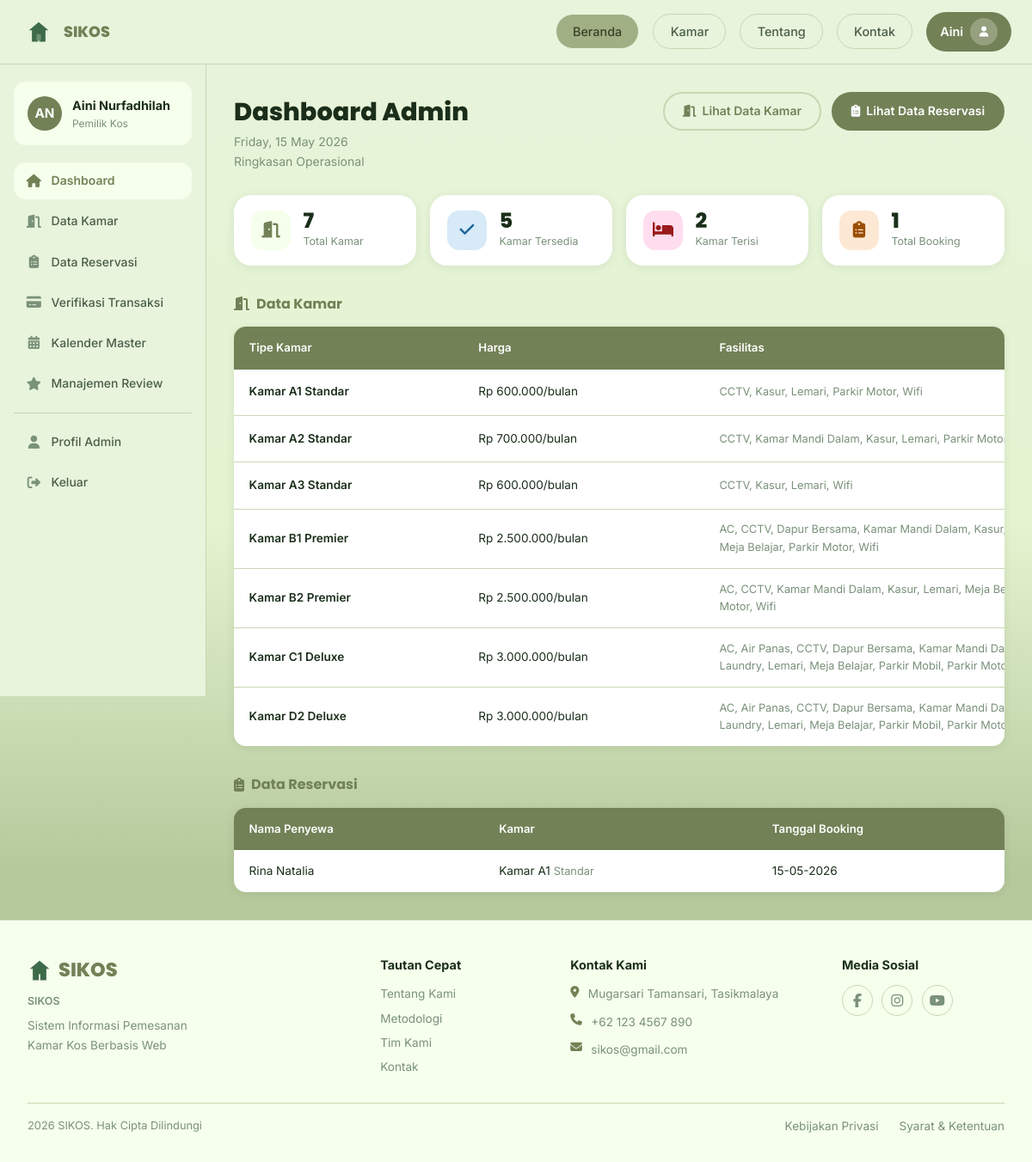
The page /pages/admin/dashboard.php (signed in) on the database its author committed.
### tables this page shows
CREATE TABLE IF NOT EXISTS booking (
    id_booking INT AUTO_INCREMENT PRIMARY KEY,
    kode_booking VARCHAR(30) NOT NULL UNIQUE,
    id_penyewa INT NOT NULL,
    id_kamar INT NOT NULL,
    nama_penyewa VARCHAR(100),
    no_hp_penyewa VARCHAR(20),
    email_penyewa VARCHAR(100),
    pekerjaan VARCHAR(100),
    alamat_asal TEXT,
    tanggal_pemesanan TIMESTAMP DEFAULT CURRENT_TIMESTAMP,
    tanggal_mulai DATE NOT NULL,
    durasi_bulan INT NOT NULL DEFAULT 1,
    tanggal_selesai DATE NOT NULL,
    total_harga DECIMAL(12,2) NOT NULL,
    metode_pembayaran ENUM('Transfer BRI','Transfer BNI','GoPay') DEFAULT 'Transfer BRI',
    status ENUM('Pending','Aktif','Ditolak','Selesai','Dibatalkan') NOT NULL DEFAULT 'Pending',
    catatan TEXT,
    created_at TIMESTAMP DEFAULT CURRENT_TIMESTAMP,
    updated_at TIMESTAMP DEFAULT CURRENT_TIMESTAMP ON UPDATE CURRENT_TIMESTAMP,
    FOREIGN KEY (id_penyewa) REFERENCES penyewa(id_penyewa) ON DELETE CASCADE,
    FOREIGN KEY (id_kamar) REFERENCES kamar(id_kamar) ON DELETE CASCADE
);

CREATE TABLE IF NOT EXISTS penyewa (
    id_penyewa INT AUTO_INCREMENT PRIMARY KEY,
    nama_lengkap VARCHAR(100) NOT NULL,
    username VARCHAR(50) NOT NULL UNIQUE,
    email VARCHAR(100),
    password VARCHAR(255) NOT NULL,
    no_hp VARCHAR(20),
    nik VARCHAR(20),
    pekerjaan VARCHAR(100),
    alamat TEXT,
    created_at TIMESTAMP DEFAULT CURRENT_TIMESTAMP,
    updated_at TIMESTAMP DEFAULT CURRENT_TIMESTAMP ON UPDATE CURRENT_TIMESTAMP
);

CREATE TABLE IF NOT EXISTS kamar (
    id_kamar INT AUTO_INCREMENT PRIMARY KEY,
    id_admin INT NOT NULL,
    nomor_kamar VARCHAR(20) NOT NULL UNIQUE,
    tipe VARCHAR(50) NOT NULL DEFAULT 'Standar',
    lantai INT NOT NULL DEFAULT 1,
    harga_per_bulan DECIMAL(12,2) NOT NULL,
    status_ketersediaan ENUM('Tersedia','Terisi','Perbaikan') NOT NULL DEFAULT 'Tersedia',
    deskripsi TEXT,
    foto VARCHAR(255) DEFAULT NULL,
    keterangan TEXT,
    created_at TIMESTAMP DEFAULT CURRENT_TIMESTAMP,
    updated_at TIMESTAMP DEFAULT CURRENT_TIMESTAMP ON UPDATE CURRENT_TIMESTAMP,
    FOREIGN KEY (id_admin) REFERENCES admin(id_admin) ON DELETE CASCADE
);

### backend/config/database.php (called while the page is built, shortened)
<?php
class DB {
    private static $conn = null;
    public static function get(): mysqli {
        if (!self::$conn) {
            self::$conn = new mysqli(DB_HOST, DB_USER, DB_PASS, DB_NAME);
            self::$conn->set_charset('utf8mb4');
        }
        return self::$conn;
    }
    public static function q(string $sql) { return self::get()->query($sql); }
}

### pages/admin/dashboard.php (the view, shortened to what this page needs)
<?php
require_once __DIR__ . '/../../backend/config/database.php';
$kamarRows = DB::q("SELECT k.nomor_kamar, k.tipe, k.harga_per_bulan,
    GROUP_CONCAT(f.nama_fasilitas ORDER BY f.nama_fasilitas SEPARATOR ', ') fas,
    k.status_ketersediaan
    FROM kamar k
    LEFT JOIN kamar_fasilitas kf ON k.id_kamar=kf.id_kamar
    LEFT JOIN fasilitas f ON kf.id_fasilitas=f.id_fasilitas
    GROUP BY k.id_kamar ORDER BY k.lantai, k.nomor_kamar");
$bookingRows = DB::q("SELECT b.kode_booking, p.nama_lengkap, k.nomor_kamar, k.tipe,
    DATE_FORMAT(b.tanggal_pemesanan,'%d-%m-%Y') tgl, b.status
    FROM booking b
    JOIN penyewa p ON b.id_penyewa=p.id_penyewa
    JOIN kamar k ON b.id_kamar=k.id_kamar
    ORDER BY b.tanggal_pemesanan DESC LIMIT 10");
$statsK = DB::q("SELECT COUNT(*) t, SUM(IF(status_ketersediaan='Tersedia',1,0)) tersedia, SUM(IF(status_ketersediaan='Terisi',1,0)) terisi FROM kamar")->fetch_assoc();
$statsB = DB::q("SELECT COUNT(*) t, SUM(IF(status='Pending',1,0)) pending, SUM(IF(status='Aktif',1,0)) aktif FROM booking")->fetch_assoc();
?>
<?php include __DIR__ . '/../../pages/partials/header.php'; ?>
<div class="app-layout">
  <?php include __DIR__ . '/partials/sidebar.php'; ?>
  <main class="main-content">
    <div style="display:flex;align-items:flex-start;justify-content:space-between;flex-wrap:wrap;gap:1rem;margin-bottom:1.75rem">
      <div>
        <h1 style="font-size:1.8rem;font-weight:800">Dashboard Admin</h1>
        <p style="color:var(--text3);font-size:.875rem;margin-top:.1rem"><?= date('l, d F Y') ?></p>
        <p style="color:var(--text3);font-size:.875rem">Ringkasan Operasional</p>
      </div>
      <div style="display:flex;gap:.75rem;flex-wrap:wrap">
        <a href="<?= APP_URL ?>/pages/admin/data-kamar.php" class="btn btn-outline">
          <i class="fas fa-door-open"></i> Lihat Data Kamar
        </a>
        <a href="<?= APP_URL ?>/pages/admin/data-reservasi.php" class="btn btn-primary">
          <i class="fas fa-clipboard-list"></i> Lihat Data Reservasi
        </a>
      </div>
    </div>
    <div class="stats-row" style="margin-bottom:2rem">
      <div class="stat-card">
        <div class="stat-icon si-green"><i class="fas fa-door-open"></i></div>
        <div><div class="stat-val"><?= $statsK['t'] ?></div><div class="stat-lbl">Total Kamar</div></div>
      </div>
      <div class="stat-card">
        <div class="stat-icon si-blue"><i class="fas fa-check"></i></div>
        <div><div class="stat-val"><?= $statsK['tersedia'] ?></div><div class="stat-lbl">Kamar Tersedia</div></div>
      </div>
      <div class="stat-card">
        <div class="stat-icon si-red"><i class="fas fa-bed"></i></div>
        <div><div class="stat-val"><?= $statsK['terisi'] ?></div><div class="stat-lbl">Kamar Terisi</div></div>
      </div>
      <div class="stat-card">
        <div class="stat-icon si-orange"><i class="fas fa-clipboard-list"></i></div>
        <div><div class="stat-val"><?= $statsB['t'] ?></div><div class="stat-lbl">Total Booking</div></div>
      </div>
    </div>
    <div style="margin-bottom:2rem">
      <h3 style="font-size:1rem;font-weight:700;color:var(--green3);margin-bottom:.85rem;display:flex;align-items:center;gap:.5rem">
        <i class="fas fa-door-open"></i> Data Kamar
      </h3>
      <div class="tbl-wrap">
        <table class="tbl">
          <thead>
            <tr>
              <th>Tipe Kamar</th>
              <th>Harga</th>
              <th>Fasilitas</th>
            </tr>
          </thead>
          <tbody>
            <?php while ($r = $kamarRows->fetch_assoc()): ?>
            <tr>
              <td style="font-weight:600">Kamar <?= htmlspecialchars($r['nomor_kamar']) ?> <?= htmlspecialchars($r['tipe']) ?></td>
              <td>Rp <?= number_format($r['harga_per_bulan'],0,',','.') ?>/bulan</td>
              <td style="max-width:260px;font-size:.8rem;color:var(--text3)"><?= htmlspecialchars($r['fas'] ?? '-') ?></td>
            </tr>
            <?php endwhile; ?>
          </tbody>
        </table>
      </div>
    </div>
    <div>
      <h3 style="font-size:1rem;font-weight:700;color:var(--green3);margin-bottom:.85rem;display:flex;align-items:center;gap:.5rem">
        <i class="fas fa-clipboard-list"></i> Data Reservasi
      </h3>
      <div class="tbl-wrap">
        <table class="tbl">
          <thead>
            <tr>
              <th>Nama Penyewa</th>
              <th>Kamar</th>
              <th>Tanggal Booking</th>
            </tr>
          </thead>
          <tbody>
            <?php while ($r = $bookingRows->fetch_assoc()): ?>
            <tr>
              <td><?= htmlspecialchars($r['nama_lengkap']) ?></td>
              <td>Kamar <?= htmlspecialchars($r['nomor_kamar']) ?> <span style="color:var(--text3);font-size:.8rem"><?= htmlspecialchars($r['tipe']) ?></span></td>
              <td><?= $r['tgl'] ?></td>
            </tr>
            <?php endwhile; ?>
          </tbody>
        </table>
      </div>
    </div>
  </main>
</div>
<?php include __DIR__ . '/../../pages/partials/footer.php'; ?>
</body>
</html>

### public/css/style.css (style rules this page uses)
:root { --bg: #E8F4DC; --bg2: #E8F4DC; --white: #ffffff; --card: #EFF3E5; --green: #728156; --green2: #728156; --green3: #728156; --green-lt: #E8F4DC; --green-xl: #F5FFEC; --accent: #728156; --text: #1a2e1a; --text2: #4a5e4a; --text3: #7a917a; --border: #c8d7b3; --red: #c0392b; --orange: #e67e22; --blue: #2980b9; --shadow: 0 2px 12px rgba(0,0,0,.08); --shadow2: 0 4px 20px rgba(0,0,0,.12); --r: 14px; --r2: 20px; --r3: 50px; }
*,*::before,*::after { box-sizing:border-box;margin:0;padding:0 }
html { scroll-behavior:smooth;font-size:16px }
body { font-family:'Inter',system-ui,sans-serif; background: linear-gradient( 180deg, #E8F4DC 0%, #e4f4d0 45%, #B6C99C 75%, #B6C99C 100% ); background-attachment: fixed; color:var(--text); line-height:1.6; }
* { scrollbar-width:thin;scrollbar-color:rgba(114,129,86,.8) rgba(232,244,220,.7) }
a { text-decoration:none;color:inherit }
h1,h2,h3,h4 { font-family:'Poppins',sans-serif }
.app-layout { display:flex; min-height:calc(100vh - 65px); background:transparent; }
.main-content { flex:1; padding:2rem; background:transparent; min-width:0 }
.btn { display:inline-flex;align-items:center;gap:.45rem;padding:.6rem 1.3rem;font-size:.875rem;font-weight:600;border-radius:var(--r3);border:2px solid transparent;cursor:pointer;transition:all .18s;white-space:nowrap;font-family:inherit }
.btn-primary { background:var(--green2);color:var(--white);border-color:var(--green2) }
.btn-outline { background:var(--bg2);color:var(--green2);border-color:var(--border) }
.stats-row { display:grid;grid-template-columns:repeat(auto-fit,minmax(150px,1fr));gap:1rem;margin-bottom:1.75rem }
.stat-card { background:var(--white);border-radius:var(--r2);padding:1.1rem 1.25rem;display:flex;align-items:center;gap:.9rem;box-shadow:var(--shadow) }
.stat-icon { width:46px;height:46px;border-radius:var(--r);display:flex;align-items:center;justify-content:center;font-size:1.2rem;flex-shrink:0 }
.si-green { background:var(--green-xl);color:var(--green3) }
.si-orange { background:#fde8d4;color:#9a4e00 }
.si-blue { background:#d6eaf8;color:#1a6699 }
.si-red { background:#fde;color:#991b1b }
.stat-val { font-size:1.5rem;font-weight:800;font-family:'Poppins',sans-serif;line-height:1;color:var(--text) }
.stat-lbl { font-size:.78rem;color:var(--text3);margin-top:.15rem }
.tbl-wrap { width:100%;overflow-x:auto;border-radius:var(--r);box-shadow:var(--shadow) }
.tbl { width:100%;min-width:1200px;border-collapse:collapse;background:var(--white) }
.tbl th { background:var(--green2);color:var(--white);padding:.9rem 1.1rem;font-size:.825rem;font-weight:600;text-align:left;white-space:nowrap }
.tbl td { padding:.85rem 1.1rem;border-bottom:1px solid var(--border);font-size:.85rem;vertical-align:middle }
.tbl tbody tr:last-child td { border-bottom:none }

### rows shown on the page
booking: id_penyewa.nama_lengkap "Rina Natalia", id_kamar.nomor_kamar "A1", id_kamar.tipe "Standar", tgl "15-05-2026"

### other values the page prints
explode(' ', $_userName)[0] "Aini"
$initials "AN"
$adm['nama'] "Aini Nurfadhilah"
$statsK['t'] "7"
$statsK['tersedia'] "5"
$statsK['terisi'] "2"
$statsB['t'] "1"
$r['nomor_kamar'] "A1"
$r['tipe'] "Standar"
$r['harga_per_bulan'] "600.000"
$r['fas'] "CCTV, Kasur, Lemari, Parkir Motor, Wifi"
$r['nomor_kamar'] "A2"
$r['harga_per_bulan'] "700.000"
$r['fas'] "CCTV, Kamar Mandi Dalam, Kasur, Lemari, Parkir…"
$r['nomor_kamar'] "A3"
